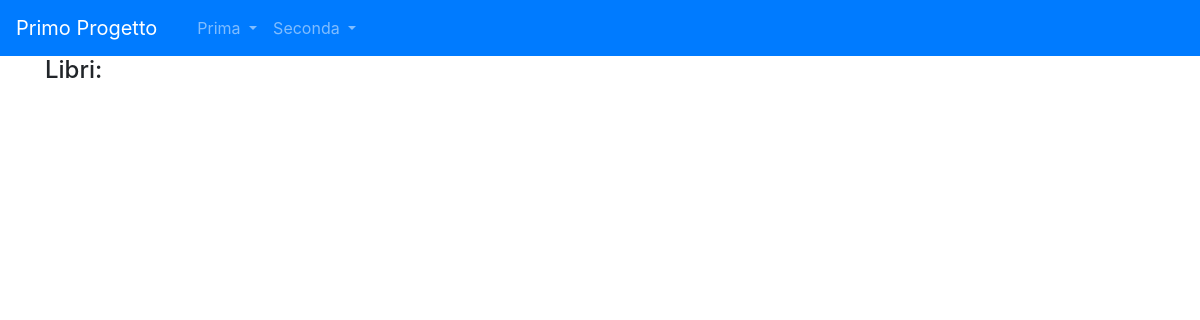
Page /libreria/lista_libri/ on the earlier database version.
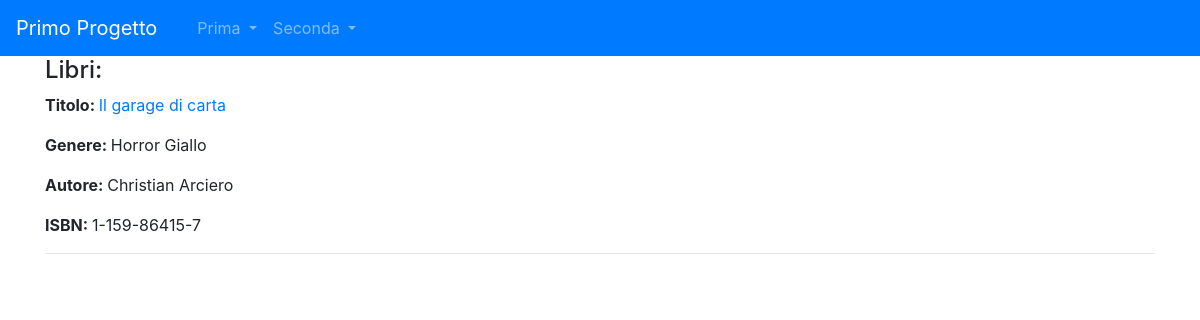
Same page on the later database version.
### libreria/models.py (models this page shows, shortened)
class Libro(models.Model):
    titolo=models.CharField(max_length=100)
    autore=models.ForeignKey(Autore, on_delete=models.CASCADE, related_name="libri")
    genere=models.ManyToManyField(Genere)
    ISBN=models.CharField(max_length=15)
    class Meta:
        verbose_name = "Libro"
        verbose_name_plural = "Libri"

class Genere(models.Model):
    nome=models.CharField(max_length=20)
    def __str__(self):
        return self.nome
    class Meta:
        verbose_name = "Genere"
        verbose_name_plural = "Generi"

class Autore(models.Model):
    nome=models.CharField(max_length=20)
    cognome=models.CharField(max_length=20)
    def __str__(self):
        return self.nome+" "+self.cognome
    class Meta:
        verbose_name = "Autore"
        verbose_name_plural = "Autori"

### libreria/views.py (the view)
# urls.py: path("lista_libri/", LibroListView.as_view(), name="lista_libri"),
class LibroListView(ListView):
    model = Libro
    template_name = "lista_libri.html"
    def get_context_data(self, **kwargs):
        context = super().get_context_data(**kwargs)
        context["libri"] = Libro.objects.all()
        return context

### libreria/templates/lista_libri.html (shortened to what this page needs)
{% extends 'base.html'%}
{%block content%}
    <h4>Libri:</h4>
    {% for libro in libri %}
    <p><strong>Titolo: </strong><a href ="/libreria/lista_libri/{{ libro.id }}">{{ libro.titolo }}</a></p>
    <p><strong>Genere: </strong>{% for genere in libro.genere.all %}{{ genere }} {% endfor %}</p>
    <p><strong>Autore: </strong>{{ libro.autore }}</p>
    <p><strong>ISBN: </strong>{{ libro.ISBN }}</p>
    <hr>
    {% endfor %}
{%endblock content%}

### templates/base.html (shortened to what this page needs)
{%load static%}
<!doctype html>
<html lang="en">
  <head>
    <link rel="stylesheet" href="https://cdn.jsdelivr.net/npm/bootstrap@4.5.3/dist/css/bootstrap.min.css">
  </head>
  <body>
    {% block navbar %}
    <nav class="navbar navbar-expand-lg navbar-dark bg-primary">
      <a class="navbar-brand" href="/">Primo Progetto</a>
      <div class="collapse navbar-collapse" id="navbarSupportedContent">
        <ul class="navbar-nav mr-auto">
          <li class="nav-item active">
            <a class="nav-link" href="/"> <span class="sr-only">(current)</span></a>
          </li>
          <li class="nav-item dropdown">
                <a class="nav-link dropdown-toggle" href="#" id="navbarDropdown" role="button" data-toggle="dropdown"
                   aria-haspopup="true" aria-expanded="false">
                    Prima
                </a>
          </li>
          <li class="nav-item dropdown">
            <a class="nav-link dropdown-toggle" href="#" id="navbarDropdown" role="button" data-toggle="dropdown" aria-haspopup="true" aria-expanded="false">
              Seconda
            </a>
          </li>
        </ul>
      </div>
    </nav>
      {% endblock navbar %}
    <div class="container">
    {%block content%}
    {%endblock content%}
    </div>
  </body>
  </body>
</html>

Differences in the rows shown:
added Libro: titolo "Il garage di carta", autore "Christian Arciero", ISBN "1-159-86415-7"
added Genere: nome "Horror"
added Genere: nome "Giallo"
